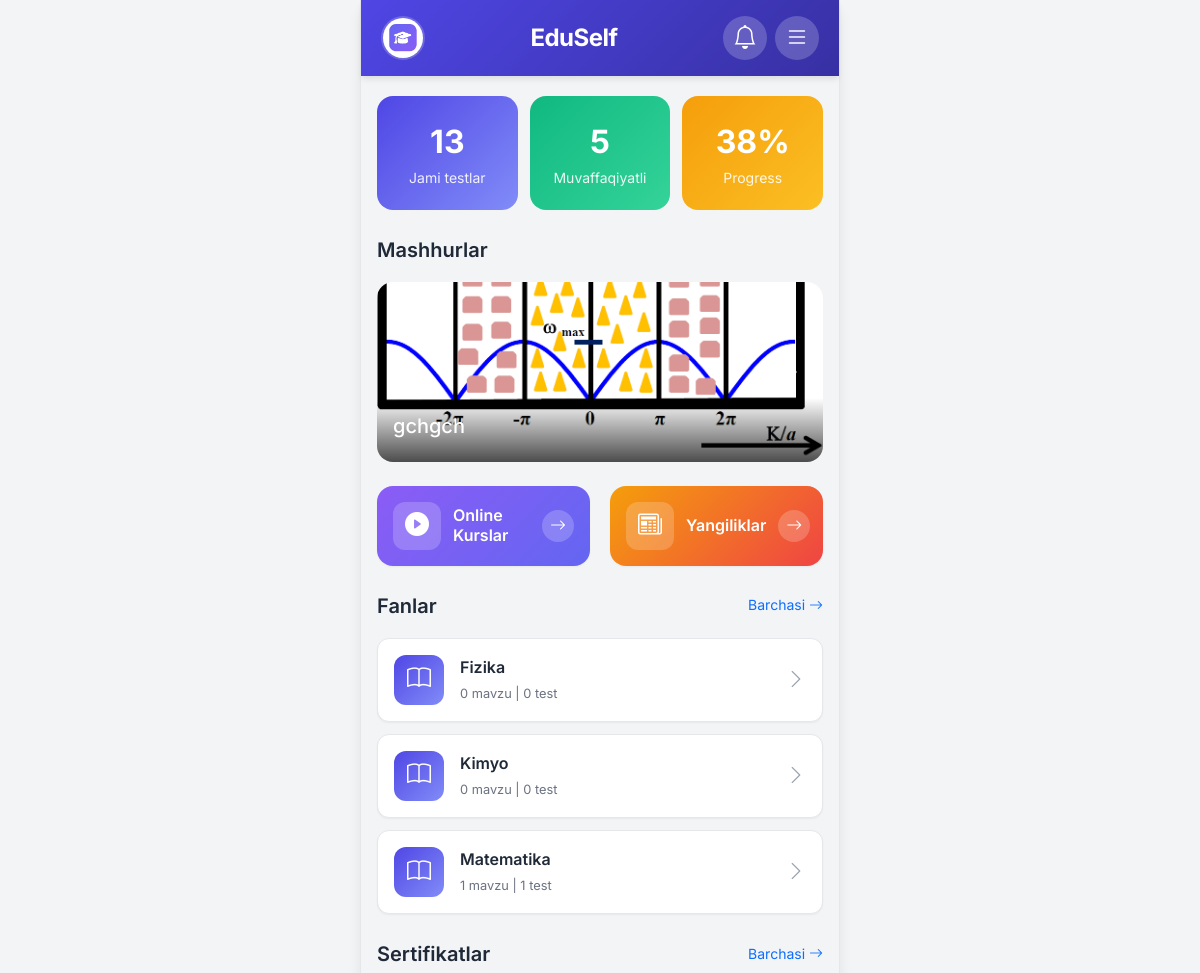
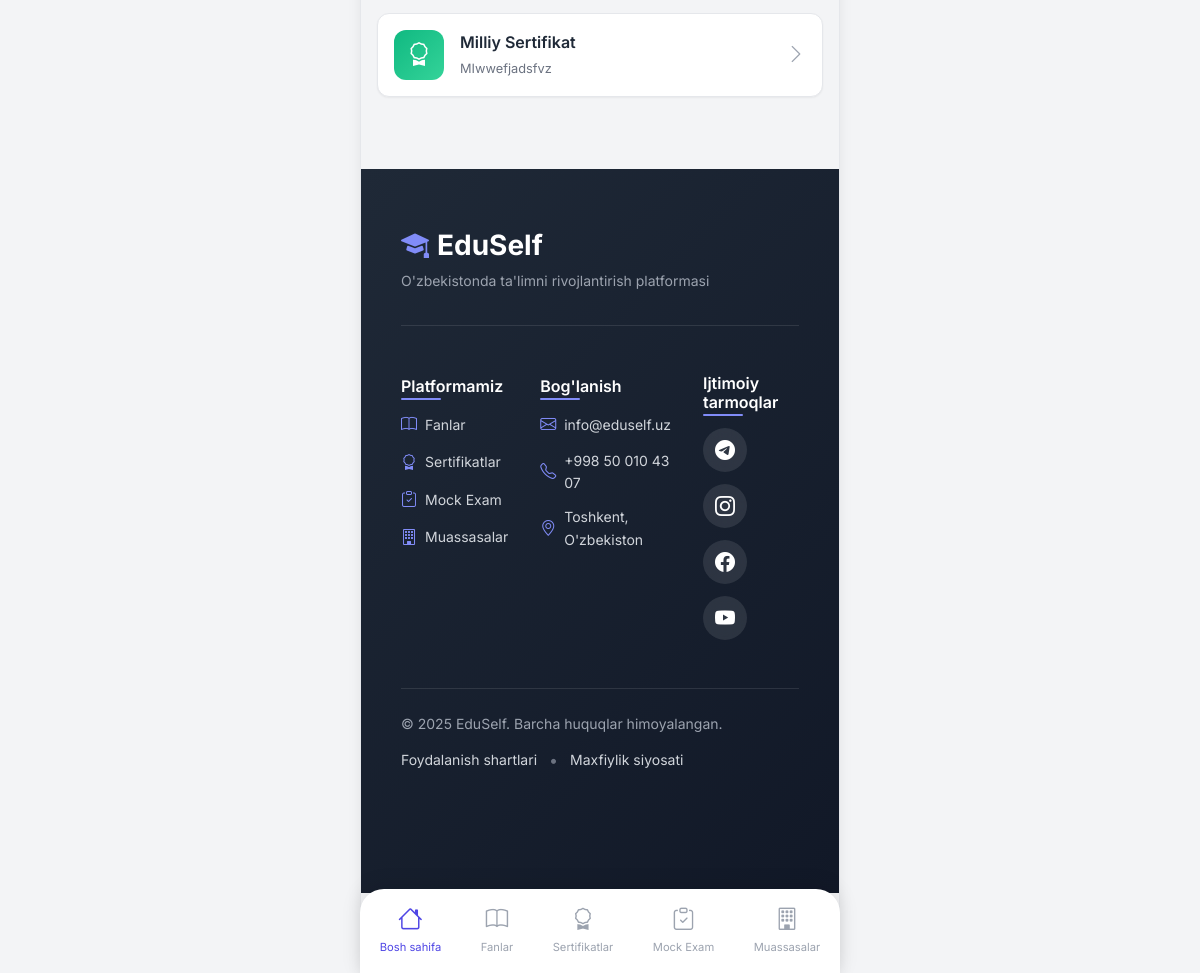
Screenshot of / (signed in) with the database file from the repository (2 pictures, top to bottom).
### accounts/models.py (models this page shows, shortened)
class User(AbstractUser):
    email = models.EmailField(unique=True)
    profile_image = models.ImageField(upload_to='profiles/', blank=True, null=True)
    bio = models.TextField(blank=True)
    created_at = models.DateTimeField(auto_now_add=True)
    updated_at = models.DateTimeField(auto_now=True)
    def get_progress_percentage(self):
        from core.models import TestResult
        total_tests = TestResult.objects.filter(user=self).count()
        if total_tests == 0:
            return 0
        passed_tests = TestResult.objects.filter(user=self, passed=True).count()
        return int((passed_tests / total_tests) * 100)
    def get_total_tests_taken(self):
        from core.models import TestResult
        return TestResult.objects.filter(user=self).count()
    def get_passed_tests(self):
        from core.models import TestResult
        return TestResult.objects.filter(user=self, passed=True).count()

### core/models.py (models this page shows, shortened)
class Advertisement(models.Model):
    title = models.CharField(max_length=200, verbose_name="Sarlavha")
    description = models.TextField(blank=True, verbose_name="Tavsif")
    image = models.ImageField(upload_to='ads/', verbose_name="Rasm")
    link = models.URLField(blank=True, verbose_name="Havola")
    institution = models.ForeignKey(Institution, on_delete=models.SET_NULL, null=True, blank=True, verbose_name="Ta'lim muassasasi")
    is_active = models.BooleanField(default=True, verbose_name="Faol")
    order = models.PositiveIntegerField(default=0, verbose_name="Tartib")
    created_at = models.DateTimeField(auto_now_add=True)
    class Meta:
        ordering = ['order', '-created_at']
        verbose_name = "Reklama"
        verbose_name_plural = "Reklamalar"

class Subject(models.Model):
    name = models.CharField(max_length=200, verbose_name="Fan nomi")
    description = models.TextField(blank=True, verbose_name="Tavsif")
    icon = models.CharField(max_length=50, default='bi-book', verbose_name="Icon")
    image = models.ImageField(upload_to='subjects/', blank=True, null=True, verbose_name="Rasm")
    order = models.PositiveIntegerField(default=0, verbose_name="Tartib")
    is_active = models.BooleanField(default=True, verbose_name="Faol")
    created_at = models.DateTimeField(auto_now_add=True)
    class Meta:
        ordering = ['order', 'name']
        verbose_name = "Fan"
        verbose_name_plural = "Fanlar"
    def get_topics_count(self):
        return self.topics.count()
    def get_tests_count(self):
        return sum(topic.tests.count() for topic in self.topics.all())

class Topic(models.Model):
    subject = models.ForeignKey(Subject, on_delete=models.CASCADE, related_name='topics', verbose_name="Fan")
    name = models.CharField(max_length=200, verbose_name="Mavzu nomi")
    description = models.TextField(blank=True, verbose_name="Tavsif")
    order = models.PositiveIntegerField(default=0, verbose_name="Tartib")
    is_active = models.BooleanField(default=True, verbose_name="Faol")
    created_at = models.DateTimeField(auto_now_add=True)
    class Meta:
        ordering = ['order', 'name']
        verbose_name = "Mavzu"
        verbose_name_plural = "Mavzular"

class Certificate(models.Model):
    name = models.CharField(max_length=200, verbose_name="Sertifikat nomi")
    description = models.TextField(blank=True, verbose_name="Tavsif")
    image = models.ImageField(upload_to='certificates/', blank=True, null=True, verbose_name="Rasm")
    order = models.PositiveIntegerField(default=0, verbose_name="Tartib")
    is_active = models.BooleanField(default=True, verbose_name="Faol")
    created_at = models.DateTimeField(auto_now_add=True)
    class Meta:
        ordering = ['order', 'name']
        verbose_name = "Sertifikat"
        verbose_name_plural = "Sertifikatlar"

### core/views.py (the view)
# urls.py: path('', views.home_view, name='home'),
def home_view(request):
    subjects = Subject.objects.filter(is_active=True)[:6]
    certificates = Certificate.objects.filter(is_active=True)[:4]
    institutions = Institution.objects.filter(is_featured=True, is_active=True)[:4]
    advertisements = Advertisement.objects.filter(is_active=True)[:5]
    statistics = Statistic.objects.all()
    user_stats = {}
    if request.user.is_authenticated:
        user_stats = {
            'total_tests': request.user.get_total_tests_taken(),
            'passed_tests': request.user.get_passed_tests(),
            'progress': request.user.get_progress_percentage(),
        }
    context = {
        'subjects': subjects,
        'certificates': certificates,
        'institutions': institutions,
        'advertisements': advertisements,
        'statistics': statistics,
        'user_stats': user_stats,
    }
    return render(request, 'core/home.html', context)

### core/context_processors.py (called while the page is built)
def site_settings(request):
    try:
        settings = SiteSettings.objects.first()
    except:
        settings = None
    return {'site_settings': settings}

def notifications(request):
    if request.user.is_authenticated:
        user_notifications = Notification.objects.filter(
            user=request.user,
            is_read=False
        )
        global_notifications = Notification.objects.filter(
            is_global=True,
            is_read=False
        )
        all_notifications = (user_notifications | global_notifications).distinct().order_by('-created_at')[:10]
        unread_count = all_notifications.count()
    else:
        all_notifications = []
        unread_count = 0
    return {
        'notifications': all_notifications,
        'unread_notifications_count': unread_count
    }

### templates/core/home.html (shortened to what this page needs)
{% extends 'base.html' %}
{% block content %}
{% if user.is_authenticated and user_stats %}
<div class="stats-grid">
    <div class="stat-card">
        <div class="stat-value">{{ user_stats.total_tests }}</div>
        <div class="stat-label">Jami testlar</div>
    </div>
    <div class="stat-card secondary">
        <div class="stat-value">{{ user_stats.passed_tests }}</div>
        <div class="stat-label">Muvaffaqiyatli</div>
    </div>
    <div class="stat-card accent">
        <div class="stat-value">{{ user_stats.progress }}%</div>
        <div class="stat-label">Progress</div>
    </div>
</div>
{% endif %}
{% if advertisements %}
<div class="section-title">Mashhurlar</div>
<div id="adCarousel" class="carousel slide ad-carousel" data-bs-ride="carousel">
    <div class="carousel-inner">
        {% for ad in advertisements %}
        <div class="carousel-item {% if forloop.first %}active{% endif %}">
            <div class="ad-slide" style="background-image: url('{{ ad.image.url }}');">
                <div class="ad-overlay">
                    <h5>{{ ad.title }}</h5>
                </div>
            </div>
        </div>
        {% endfor %}
    </div>
    <button class="carousel-control-prev" type="button" data-bs-target="#adCarousel" data-bs-slide="prev">
        <span class="carousel-control-prev-icon"></span>
    </button>
    <button class="carousel-control-next" type="button" data-bs-target="#adCarousel" data-bs-slide="next">
        <span class="carousel-control-next-icon"></span>
    </button>
</div>
{% endif %}
<div class="action-buttons-section">
    <a href="{% url 'core:courses' %}" class="action-button courses-button">
        <div class="action-button-icon">
            <i class="bi bi-play-circle-fill"></i>
        </div>
        <div class="action-button-content">
            <h3 class="action-button-title">Online Kurslar</h3>
        </div>
        <div class="action-button-arrow">
            <i class="bi bi-arrow-right"></i>
        </div>
    </a>
    <a href="{% url 'core:news_list' %}" class="action-button news-button">
        <div class="action-button-icon">
            <i class="bi bi-newspaper"></i>
        </div>
        <div class="action-button-content">
            <h3 class="action-button-title">Yangiliklar</h3>
        </div>
        <div class="action-button-arrow">
            <i class="bi bi-arrow-right"></i>
        </div>
    </a>
</div>
{% if subjects %}
<div class="d-flex justify-content-between align-items-center mb-3">
    <div class="section-title mb-0">Fanlar</div>
    <a href="{% url 'core:subjects' %}" class="text-primary text-decoration-none small">Barchasi <i class="bi bi-arrow-right"></i></a>
</div>
{% for subject in subjects %}
<a href="{% url 'core:subject_detail' subject.pk %}" class="subject-card">
    <div class="subject-icon">
        <i class="{{ subject.icon }}"></i>
    </div>
    <div class="subject-info">
        <div class="subject-name">{{ subject.name }}</div>
        <div class="subject-meta">{{ subject.get_topics_count }} mavzu | {{ subject.get_tests_count }} test</div>
    </div>
    <div class="subject-arrow">
        <i class="bi bi-chevron-right"></i>
    </div>
</a>
{% endfor %}
{% endif %}
{% if certificates %}
<div class="d-flex justify-content-between align-items-center mb-3 mt-4">
    <div class="section-title mb-0">Sertifikatlar</div>
    <a href="{% url 'core:certificates' %}" class="text-primary text-decoration-none small">Barchasi <i class="bi bi-arrow-right"></i></a>
</div>
{% for cert in certificates %}
<a href="{% url 'core:certificate_detail' cert.pk %}" class="subject-card">
    <div class="subject-icon" style="background: linear-gradient(135deg, #10B981, #34D399);">
        <i class="bi bi-award"></i>
    </div>
    <div class="subject-info">
        <div class="subject-name">{{ cert.name }}</div>
        <div class="subject-meta">{{ cert.description|truncatewords:5 }}</div>
    </div>
    <div class="subject-arrow">
        <i class="bi bi-chevron-right"></i>
    </div>
</a>
{% endfor %}
{% endif %}
{% endblock %}
{% block footer %}
<footer class="app-footer">
    <div class="footer-content">
        <div class="footer-brand">
            <h3 class="footer-logo">
                <i class="bi bi-mortarboard-fill"></i> EduSelf
            </h3>
            <p class="footer-tagline">O'zbekistonda ta'limni rivojlantirish platformasi</p>
        </div>
        <div class="footer-links">
            <div class="footer-section">
                <h4 class="footer-title">Platformamiz</h4>
                <ul class="footer-list">
                    <li><a href="{% url 'core:subjects' %}"><i class="bi bi-book"></i> Fanlar</a></li>
                    <li><a href="{% url 'core:certificates' %}"><i class="bi bi-award"></i> Sertifikatlar</a></li>
                    <li><a href="{% url 'core:mock_exams' %}"><i class="bi bi-clipboard-check"></i> Mock Exam</a></li>
                    <li><a href="{% url 'core:institutions' %}"><i class="bi bi-building"></i> Muassasalar</a></li>
                </ul>
            </div>
            <div class="footer-section">
                <h4 class="footer-title">Bog'lanish</h4>
                <ul class="footer-list">
                    <li><a href="mailto:info@eduself.uz"><i class="bi bi-envelope"></i> info@eduself.uz</a></li>
                    <li><a href="tel:+998500104307"><i class="bi bi-telephone"></i> +998 50 010 43 07</a></li>
                    <li><i class="bi bi-geo-alt"></i> Toshkent, O'zbekiston</li>
                </ul>
            </div>
            <div class="footer-section">
                <h4 class="footer-title">Ijtimoiy tarmoqlar</h4>
                <div class="social-links">
                    <a href="https://t.me/Edu_Self_Platform" target="_blank" class="social-link" aria-label="Telegram">
                        <i class="bi bi-telegram"></i>
                    </a>
                    <a href="https://www.instagram.com/eduself.uz?igsh=MXY5Z241MXM4MmoyMQ==" target="_blank" class="social-link" aria-label="Instagram">
                        <i class="bi bi-instagram"></i>
                    </a>
                    <a href="#" target="_blank" class="social-link" aria-label="Facebook">
                        <i class="bi bi-facebook"></i>
                    </a>
                    <a href="#" target="_blank" class="social-link" aria-label="YouTube">
                        <i class="bi bi-youtube"></i>
                    </a>
                </div>
            </div>
        </div>
        <div class="footer-bottom">
            <p class="copyright">© 2025 EduSelf. Barcha huquqlar himoyalangan.</p>
            <div class="footer-bottom-links">
                <a href="#">Foydalanish shartlari</a>
                <span>•</span>
                <a href="#">Maxfiylik siyosati</a>
            </div>
        </div>
    </div>
</footer>
{% endblock %}

### templates/base.html (shortened to what this page needs)
<!DOCTYPE html>
<html lang="uz">
<head>
    {% load static %}
    <link href="https://cdn.jsdelivr.net/npm/bootstrap@5.3.2/dist/css/bootstrap.min.css" rel="stylesheet">
    <link rel="stylesheet" href="https://cdn.jsdelivr.net/npm/bootstrap-icons@1.11.1/font/bootstrap-icons.css">
    <link rel="stylesheet" href="{% static 'css/style.css' %}">
</head>
<body>
    <div class="app-container">
        <header class="app-header">
            <div class="header-left">
                {% if user.is_authenticated %}
                <a href="{% url 'accounts:profile' %}" class="profile-btn">
                    {% if user.profile_image %}
                    <img src="{{ user.profile_image.url }}" alt="Profile" class="profile-img">
                    {% else %}
                    <i class="bi bi-person-circle"></i>
                    {% endif %}
                </a>
                {% else %}
                <a href="{% url 'accounts:login' %}" class="profile-btn">
                    <i class="bi bi-person-circle"></i>
                </a>
                {% endif %}
            </div>
            <div class="header-center">
                <a href="{% url 'core:home' %}" class="logo-text">EduSelf</a>
            </div>
            <div class="header-right">
                {% if user.is_authenticated %}
                <button class="notification-btn" type="button" data-bs-toggle="offcanvas" data-bs-target="#notificationMenu">
                    <i class="bi bi-bell"></i>
                </button>
                {% endif %}
                <button class="menu-btn" type="button" data-bs-toggle="offcanvas" data-bs-target="#sideMenu">
                    <i class="bi bi-list"></i>
                </button>
            </div>
        </header>
        <main class="app-content">
            {% block content %}{% endblock %}
        </main>
        {% block footer %}{% endblock %}
        <nav class="bottom-nav">
            <a href="{% url 'core:home' %}" class="nav-item {% if request.resolver_match.url_name == 'home' %}active{% endif %}">
                <i class="bi bi-house"></i>
                <span>Bosh sahifa</span>
            </a>
            <a href="{% url 'core:subjects' %}" class="nav-item {% if 'subjects' in request.path or 'topics' in request.path or 'tests' in request.path %}active{% endif %}">
                <i class="bi bi-book"></i>
                <span>Fanlar</span>
            </a>
            <a href="{% url 'core:certificates' %}" class="nav-item {% if 'certificates' in request.path or 'cert' in request.path %}active{% endif %}">
                <i class="bi bi-award"></i>
                <span>Sertifikatlar</span>
            </a>
            <a href="{% url 'core:mock_exams' %}" class="nav-item {% if 'mock' in request.path %}active{% endif %}">
                <i class="bi bi-clipboard-check"></i>
                <span>Mock Exam</span>
            </a>
            <a href="{% url 'core:institutions' %}" class="nav-item {% if 'institutions' in request.path %}active{% endif %}">
                <i class="bi bi-building"></i>
                <span>Muassasalar</span>
            </a>
        </nav>
    </div>
</body>
</html>

### rows the page displays
User: profile_image (picture)
Advertisement: image (picture), title "gchgch"
Subject: name "Fizika", get_topics_count "0", get_tests_count "0"
Subject: name "Kimyo", get_topics_count "0", get_tests_count "0"
Subject: name "Matematika", get_topics_count "1", get_tests_count "1"
Certificate: name "Milliy Sertifikat", description "MIwwefjadsfvz"

### other values shown
{{ user_stats.total_tests }} "13"
{{ user_stats.passed_tests }} "5"
{{ user_stats.progress }} "38"
